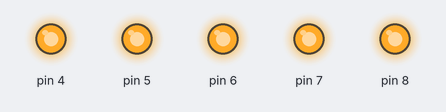
The sketch below on a simulated Arduino Uno, built with avr-gcc and run on an emulated ATmega328P. On the bench: output pins drawn as LEDs (lit = HIGH).

Above: at 0.2 s.
At 2.5 s:
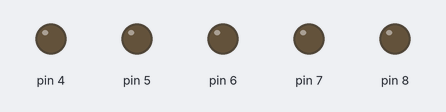
Timing chart, 0 to 3.5 s (numbered marks = the images above):
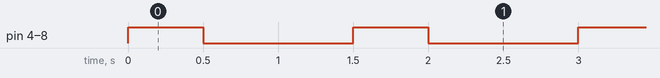

Measured:
- by itself, pin 4–8: alternates HIGH for 0.50 s and LOW for 1.0 s

The sketch:

motor_test.ino
```cpp
void setup() {
  Serial.begin(9600);
  // put your setup code here, to run once:
  pinMode(4,OUTPUT);
  pinMode(5,OUTPUT);
  pinMode(6,OUTPUT);
  pinMode(7,OUTPUT);
  pinMode(8,OUTPUT);
  //pinMode(A1,INPUT);
}

void loop() {
  digitalWrite(4,HIGH);
  digitalWrite(5,HIGH);
  digitalWrite(6,HIGH);
  digitalWrite(7,HIGH);
  digitalWrite(8,HIGH);
  //int flex = analogRead(A1);
  //Serial.println(flex);
  delay(500);
  digitalWrite(4,LOW);
  digitalWrite(5,LOW);
  digitalWrite(6,LOW);
  digitalWrite(7,LOW);
  digitalWrite(8,LOW);
  delay(1000);
}
```
